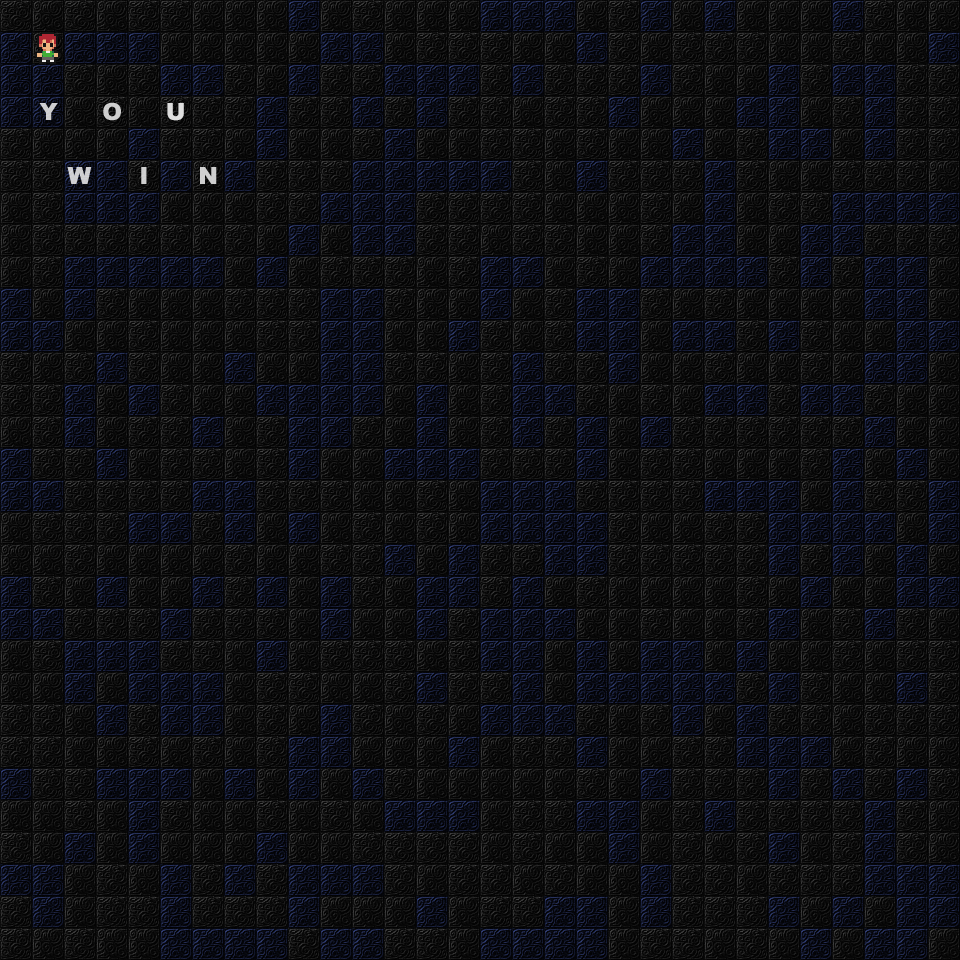

Tiled map render using the project's own tile images. Description and the whole map definition, tile-layer contents included, below:
An orthogonal 30x30 tile map with 32x32 px tiles, 2 tile layers (Map, Objects).

<map version="1.2" tiledversion="1.2.4" orientation="orthogonal" renderorder="right-down" width="30" height="30" tilewidth="32" tileheight="32" infinite="0" nextlayerid="3" nextobjectid="1">
 <tileset firstgid="1" source="tiles.tsx" />
 <layer id="1" name="Map" width="30" height="30">
  <data encoding="csv">
71,72,71,72,71,71,72,72,72,73,72,71,72,72,72,73,73,73,72,71,73,72,73,72,72,72,73,71,72,72,
73,72,73,73,73,72,72,72,72,72,73,73,72,71,71,71,72,72,73,71,72,71,71,71,72,72,71,72,72,73,
73,73,71,72,71,73,73,71,72,73,71,71,73,73,73,71,73,71,71,71,73,71,72,72,73,71,73,73,71,71,
73,88,72,86,72,94,71,71,73,71,71,73,71,73,71,71,72,71,71,73,72,72,72,73,73,72,71,73,71,71,
71,72,72,72,73,71,71,72,73,72,72,71,73,72,72,71,71,72,71,72,72,73,72,71,73,73,72,73,71,71,
71,71,91,73,81,73,82,73,71,71,71,73,73,73,73,73,71,72,73,71,71,71,73,71,72,72,71,71,71,72,
72,71,73,73,73,72,72,72,71,71,73,73,73,71,71,71,71,72,72,72,71,72,73,72,71,71,73,73,73,73,
72,71,71,71,71,71,72,71,72,73,72,73,73,71,71,72,71,71,72,72,71,73,73,72,72,73,73,71,71,71,
72,71,73,73,73,73,73,72,73,72,71,71,71,72,71,73,73,72,71,72,73,73,73,73,71,73,71,73,73,72,
73,72,73,71,72,72,72,71,71,71,73,73,71,72,72,73,72,71,73,73,71,72,71,72,72,72,72,73,73,72,
73,73,72,72,71,72,72,72,71,71,73,73,72,72,73,71,72,71,73,73,72,73,73,71,73,71,72,72,73,73,
71,72,71,73,71,72,72,73,72,72,73,73,71,71,72,71,73,71,71,73,72,72,71,72,72,71,72,73,73,72,
71,71,73,72,73,71,72,72,73,73,73,73,72,73,72,71,73,73,71,72,71,72,73,73,71,73,73,71,72,72,
72,71,73,72,71,71,73,72,71,73,73,71,72,73,72,71,73,71,73,72,73,71,71,71,71,71,71,73,72,72,
73,71,71,73,72,71,71,72,71,73,72,72,73,73,73,71,71,71,73,72,71,71,72,72,72,71,73,72,73,72,
73,73,71,71,71,71,73,73,71,71,71,72,72,71,72,73,73,73,71,71,71,71,73,73,73,72,73,71,71,73,
72,71,71,71,73,73,71,73,72,73,72,71,72,71,72,73,73,73,73,71,72,72,71,71,73,73,73,73,72,73,
72,72,71,72,72,72,72,71,72,72,71,71,73,72,73,71,71,73,73,71,71,71,71,71,73,71,73,72,73,72,
73,71,72,73,72,72,73,71,73,72,73,71,72,73,73,71,73,72,71,72,72,72,72,71,72,73,72,72,73,73,
73,73,71,71,71,73,71,71,71,72,73,72,72,73,71,73,73,73,72,72,71,72,72,71,73,72,71,73,71,72,
72,71,73,73,73,71,71,72,73,72,71,71,71,72,71,73,73,72,73,72,73,73,72,73,72,72,71,72,71,71,
72,72,73,72,73,73,73,72,71,71,72,72,71,73,71,71,73,72,73,73,73,73,73,71,73,71,72,72,73,71,
71,71,72,73,71,73,73,72,71,72,73,71,72,71,72,73,73,73,71,72,71,73,72,73,71,71,72,71,71,71,
71,71,72,72,71,72,71,72,71,73,73,72,72,72,73,72,71,71,73,72,72,71,71,73,73,73,72,71,72,72,
73,71,71,73,73,73,72,73,72,73,72,73,71,72,72,72,72,72,71,72,73,71,71,71,73,71,73,71,73,71,
72,72,71,72,73,71,72,72,71,72,71,72,73,73,73,72,71,71,73,73,72,71,73,71,71,71,71,73,71,72,
71,72,73,72,73,72,72,72,73,72,72,71,71,71,71,72,71,72,72,73,72,71,72,71,73,72,71,73,71,72,
73,73,72,71,72,73,71,73,71,73,73,73,71,72,71,71,72,71,72,72,73,71,71,72,71,71,71,73,73,73,
71,73,72,71,71,73,71,71,71,73,72,72,72,73,72,71,71,73,73,72,73,71,71,71,73,72,73,72,73,73,
71,72,71,72,72,73,73,73,73,71,73,73,71,71,72,73,73,73,73,72,71,71,72,71,72,73,72,73,73,72
</data>
 </layer>
 <layer id="2" name="Objects" width="30" height="30" locked="1">
  <data encoding="csv">
0,0,0,0,0,0,0,0,0,0,0,0,0,0,0,0,0,0,0,0,0,0,0,0,0,0,0,0,0,0,
0,23,0,0,0,0,0,0,0,0,0,0,0,0,0,0,0,0,0,0,0,0,0,0,0,0,0,0,0,0,
0,0,0,0,0,0,0,0,0,0,0,0,0,0,0,0,0,0,0,0,0,0,0,0,0,0,0,0,0,0,
0,0,0,0,0,0,0,0,0,0,0,0,0,0,0,0,0,0,0,0,0,0,0,0,0,0,0,0,0,0,
0,0,0,0,0,0,0,0,0,0,0,0,0,0,0,0,0,0,0,0,0,0,0,0,0,0,0,0,0,0,
0,0,0,0,0,0,0,0,0,0,0,0,0,0,0,0,0,0,0,0,0,0,0,0,0,0,0,0,0,0,
0,0,0,0,0,0,0,0,0,0,0,0,0,0,0,0,0,0,0,0,0,0,0,0,0,0,0,0,0,0,
0,0,0,0,0,0,0,0,0,0,0,0,0,0,0,0,0,0,0,0,0,0,0,0,0,0,0,0,0,0,
0,0,0,0,0,0,0,0,0,0,0,0,0,0,0,0,0,0,0,0,0,0,0,0,0,0,0,0,0,0,
0,0,0,0,0,0,0,0,0,0,0,0,0,0,0,0,0,0,0,0,0,0,0,0,0,0,0,0,0,0,
0,0,0,0,0,0,0,0,0,0,0,0,0,0,0,0,0,0,0,0,0,0,0,0,0,0,0,0,0,0,
0,0,0,0,0,0,0,0,0,0,0,0,0,0,0,0,0,0,0,0,0,0,0,0,0,0,0,0,0,0,
0,0,0,0,0,0,0,0,0,0,0,0,0,0,0,0,0,0,0,0,0,0,0,0,0,0,0,0,0,0,
0,0,0,0,0,0,0,0,0,0,0,0,0,0,0,0,0,0,0,0,0,0,0,0,0,0,0,0,0,0,
0,0,0,0,0,0,0,0,0,0,0,0,0,0,0,0,0,0,0,0,0,0,0,0,0,0,0,0,0,0,
0,0,0,0,0,0,0,0,0,0,0,0,0,0,0,0,0,0,0,0,0,0,0,0,0,0,0,0,0,0,
0,0,0,0,0,0,0,0,0,0,0,0,0,0,0,0,0,0,0,0,0,0,0,0,0,0,0,0,0,0,
0,0,0,0,0,0,0,0,0,0,0,0,0,0,0,0,0,0,0,0,0,0,0,0,0,0,0,0,0,0,
0,0,0,0,0,0,0,0,0,0,0,0,0,0,0,0,0,0,0,0,0,0,0,0,0,0,0,0,0,0,
0,0,0,0,0,0,0,0,0,0,0,0,0,0,0,0,0,0,0,0,0,0,0,0,0,0,0,0,0,0,
0,0,0,0,0,0,0,0,0,0,0,0,0,0,0,0,0,0,0,0,0,0,0,0,0,0,0,0,0,0,
0,0,0,0,0,0,0,0,0,0,0,0,0,0,0,0,0,0,0,0,0,0,0,0,0,0,0,0,0,0,
0,0,0,0,0,0,0,0,0,0,0,0,0,0,0,0,0,0,0,0,0,0,0,0,0,0,0,0,0,0,
0,0,0,0,0,0,0,0,0,0,0,0,0,0,0,0,0,0,0,0,0,0,0,0,0,0,0,0,0,0,
0,0,0,0,0,0,0,0,0,0,0,0,0,0,0,0,0,0,0,0,0,0,0,0,0,0,0,0,0,0,
0,0,0,0,0,0,0,0,0,0,0,0,0,0,0,0,0,0,0,0,0,0,0,0,0,0,0,0,0,0,
0,0,0,0,0,0,0,0,0,0,0,0,0,0,0,0,0,0,0,0,0,0,0,0,0,0,0,0,0,0,
0,0,0,0,0,0,0,0,0,0,0,0,0,0,0,0,0,0,0,0,0,0,0,0,0,0,0,0,0,0,
0,0,0,0,0,0,0,0,0,0,0,0,0,0,0,0,0,0,0,0,0,0,0,0,0,0,0,0,0,0,
0,0,0,0,0,0,0,0,0,0,0,0,0,0,0,0,0,0,0,0,0,0,0,0,0,0,0,0,0,0
</data>
 </layer>
</map>
